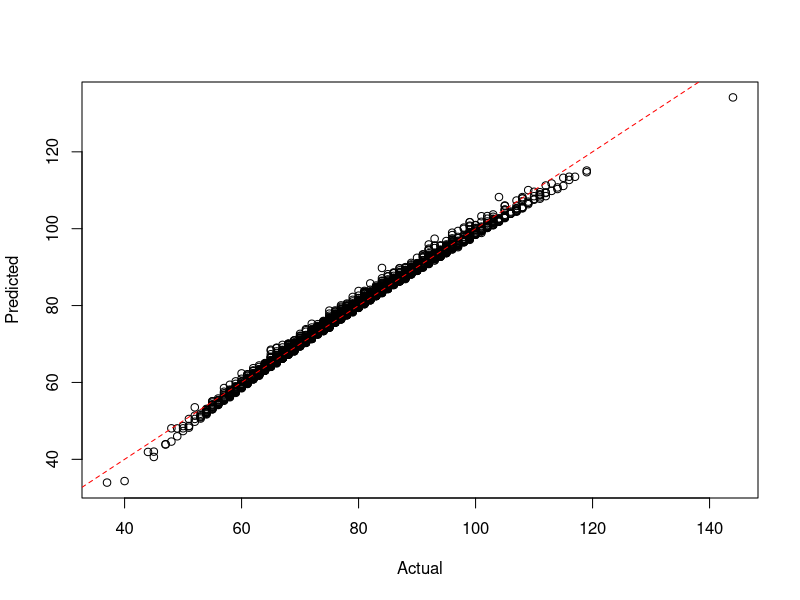

Write the R code that produced this figure.
setwd("c:/github/doerodney/NCAAB-D1M-2015-2016")

df = read.csv("dataframe.csv", header=TRUE)

summary(df)

# margin of victory
# df$mov = df$win_points_scored - df$loss_points_scored

model = lm(win_points_scored ~
	win_conference + 
	win_possessions + 
	win_offensive_rating + 
	win_defensive_rating + 
	win_personal_fouls + 
	loss_conference + 
	loss_possessions + 
	loss_offensive_rating + 
	loss_defensive_rating + 
	loss_defensive_rebounds + 
	loss_steals + 
	loss_blocked_shots + 
	loss_personal_fouls,
	data=df)

# remove low contributors
plotFit <- function(yObserved, yFitted, intercept=0) {
  plot(yObserved, yFitted, xlab="Actual", ylab="Predicted")
  abline(intercept, 1, lty=2, col=rgb(1,0,0))
}

plotFit(df$win_points_scored, fitted(model))


getGamePossessionRange <- function(df, teamName, opponentName) {
    teamPossessions <- getPossessions(df, teamName)
    opponentPossessions <- getPossessions(df, opponentName)
    
    possessions <- sort(c(teamPossessions, opponentPossessions))
    
    possessionRange <- seq(min(possessions), max(possessions))
    
    return(possessionRange)
}  


getPossessions <- function(df, teamName) {
    df <- as.data.frame(df)
    Possessions <- c(df$win_possessions[which(df$win_team == teamName)],
                     df$loss_possessions[which(df$loss_team == teamName)])
    return(Possessions)
}


getOffensiveRatings <- function(df, teamName) {
    df <- as.data.frame(df)
    OffensiveRatings <- c(df$win_offensive_rating[which(df$win_team == teamName)],
                          df$loss_offensive_rating[which(df$loss_team == teamName)])
    return(OffensiveRatings)
}


getDefensiveRatings <- function(df, teamName) {
    df <- as.data.frame(df)
    DefensiveRatings <- c(df$win_defensive_rating[which(df$win_team == teamName)],
                          df$loss_defensive_rating[which(df$loss_team == teamName)])
    return(DefensiveRatings)
}


getDefensiveRebounds <- function(df, teamName) {
    df <- as.data.frame(df)
    DefensiveRebounds <- c(df$win_defensive_rebounds[which(df$win_team == teamName)],
                              df$loss_defensive_rebounds[which(df$loss_team == teamName)])
    return(DefensiveRebounds)
}


getPersonalFouls <- function(df, teamName) {
    df <- as.data.frame(df)
    PersonalFouls <- c(df$win_personal_fouls[which(df$win_team == teamName)],
                       df$loss_personal_fouls[which(df$loss_team == teamName)])
    return(PersonalFouls)
}


getSteals <- function(df, teamName) {
    df <- as.data.frame(df)
    Steals <- c(df$win_steals[which(df$win_team == teamName)],
                df$loss_steals[which(df$loss_team == teamName)])
    return(Steals)
}


getBlockedShots <- function(df, teamName) {
    df <- as.data.frame(df)
    BlockedShots <- c(df$win_blocked_shots[which(df$win_team == teamName)],
                      df$loss_blocked_shots[which(df$loss_team == teamName)])
    return(BlockedShots)
}


getTeamConference <- function(df, teamName) {
    df <- as.data.frame(df)
  
    TeamConferences = df$win_conference[which(df$win_team == teamName)]
    if (length(TeamConferences) == 0) {
        TeamConferences = df$loss_conference[which(df$loss_team == teamName)]
    }
    return(as.character(TeamConferences[1]))
}


predictWinner <- function(teamName, opponentName, df, model, nScenarios=10000)
{
  gamePossessionRange = getGamePossessionRange(df, teamName, opponentName)    
    
  teamConference = getTeamConference(df, teamName)
  teamOffensiveRatings = getOffensiveRatings(df, teamName)
  teamDefensiveRatings = getDefensiveRatings(df, teamName)
  teamDefensiveRebounds  = getDefensiveRebounds(df, teamName)
  teamSteals = getSteals(df, teamName)
  teamPersonalFouls = getPersonalFouls(df, teamName)
  teamBlockedShots = getBlockedShots(df, teamName)
  
  opponentConference = getTeamConference(df, opponentName)
  opponentOffensiveRatings = getOffensiveRatings(df, opponentName)
  opponentDefensiveRatings = getDefensiveRatings(df, opponentName)
  opponentDefensiveRebounds  = getDefensiveRebounds(df, opponentName)
  opponentSteals = getSteals(df, opponentName)
  opponentPersonalFouls = getPersonalFouls(df, opponentName)
  opponentBlockedShots = getBlockedShots(df, opponentName)
  
  game_possessions = sample(gamePossessionRange, nScenarios, replace=TRUE)
  
  # Simulate data between the 10th and 90th quantile.
  minQuantile = 0.1
  maxQuantile = 0.9
  
  win_conference = rep(teamConference, nScenarios)
  win_possessions = game_possessions
  
  filtered = quantile(teamOffensiveRatings, c(minQuantile, maxQuantile))
  win_offensive_rating = runif(nScenarios, filtered[[1]], filtered[[2]])
  
  filtered = quantile(teamDefensiveRatings, c(minQuantile, maxQuantile))
  win_defensive_rating = runif(nScenarios, filtered[[1]], filtered[[2]])
  
  win_personal_fouls = sample(min(teamPersonalFouls):max(teamPersonalFouls), nScenarios, replace=TRUE)
  loss_conference = rep(opponentConference, nScenarios)
  loss_possessions = game_possessions
  
  filtered = quantile(opponentOffensiveRatings, c(minQuantile, maxQuantile))
  loss_offensive_rating = runif(nScenarios, filtered[[1]], filtered[[2]])
  
  filtered = quantile(opponentDefensiveRatings, c(minQuantile, maxQuantile))
  loss_defensive_rating = runif(nScenarios, filtered[[1]], filtered[[2]])
  loss_defensive_rebounds = runif(nScenarios, min(opponentDefensiveRebounds), max(opponentDefensiveRebounds))
  loss_steals = sample(min(opponentSteals):max(opponentSteals), nScenarios, replace=TRUE)
  loss_blocked_shots = sample(min(opponentBlockedShots):max(opponentBlockedShots), nScenarios, replace=TRUE)
  
  loss_personal_fouls = sample(min(opponentPersonalFouls):max(opponentPersonalFouls), nScenarios, replace=TRUE)
  
  # Create data frame for team score prediction.
  dfpt = cbind.data.frame(
    win_conference,
    win_possessions,
    win_offensive_rating,
    win_defensive_rating,
    win_personal_fouls,
    loss_conference,
    loss_possessions,
    loss_offensive_rating,
    loss_defensive_rating,
    loss_defensive_rebounds,
    loss_steals,
    loss_blocked_shots,
    loss_personal_fouls
  )
  
  teamPointsScored = round(predict(model, dfpt))
  
  # Create data frame for opponent score prediction.
  # Switch conferences
  x = loss_conference
  loss_conference = win_conference
  win_conference = x
  
  # Switch possessions
  x = loss_possessions
  loss_possessions = win_possessions
  win_possessions = x
  
  # Switch offensive ratings
  x = loss_offensive_rating
  loss_offensive_rating = win_offensive_rating
  win_offensive_rating = x
  
  # Switch defensive ratings
  x = loss_defensive_rating
  loss_defensive_rating = win_defensive_rating
  win_defensive_rating= x
  
  win_personal_fouls = sample(min(opponentPersonalFouls):max(opponentPersonalFouls), nScenarios, replace=TRUE)
  
  loss_defensive_rebounds = runif(nScenarios, min(teamDefensiveRebounds), max(teamDefensiveRebounds))
  loss_steals = sample(min(teamSteals):max(teamSteals), nScenarios, replace=TRUE)
  loss_blocked_shots = sample(min(teamBlockedShots):max(teamBlockedShots), nScenarios, replace=TRUE)
  loss_personal_fouls = sample(min(teamPersonalFouls):max(teamPersonalFouls), nScenarios, replace=TRUE)
  
  dfpo = cbind.data.frame(
    win_conference,
    win_possessions,
    win_offensive_rating,
    win_defensive_rating,
    win_personal_fouls,
    loss_conference,
    loss_possessions,
    loss_offensive_rating,
    loss_defensive_rating,
    loss_defensive_rebounds,
    loss_steals,
    loss_blocked_shots,
    loss_personal_fouls
  )
  
  # Predict opponent points scored.
  opponentPointsScored = round(predict(model, dfpo))
  
  # Make a dataframe of points scored.  Not sure why...
  pointsScored = cbind.data.frame(teamPointsScored, opponentPointsScored)
  
  # Produce/report a result message.
  teamWins = pointsScored$teamPointsScored > pointsScored$opponentPointsScored
  msg = sprintf("%d scenarios of %s versus %s:\n", nScenarios, teamName, opponentName)
  cat(msg)
  nTeamWins = length(which(teamWins == TRUE))
  nOpponentWins = nScenarios - nTeamWins
  margin = numeric(nScenarios)
  xlabel = ''
  ylabel = ''
  x = seq(1:nScenarios)
  win_team_name = ''
  scenarios_won = 0
  if (nTeamWins > nOpponentWins) {
    margin = sort(pointsScored$teamPointsScored - pointsScored$opponentPointsScored)
    
    win_team_name = teamName
    scenarios_won = nTeamWins
  } else {
    margin = sort(pointsScored$opponentPointsScored - pointsScored$teamPointsScored)
    win_team_name = opponentName
    scenarios_won = nOpponentWins
  }
  
  margin.min = min(margin)
  margin.max = max(margin)
  margin.mean = mean(margin)
  margin.sd = sd(margin)
  xlabel = sprintf("%s wins %d scenarios with a mean margin of %4.1f, sd = %5.2f.\n", win_team_name, scenarios_won, margin.mean, margin.sd)
  
  x = seq(margin.min, margin.max, length=1000)
  y = dnorm(x, mean=margin.mean, sd=margin.sd)
  plot(x, y, main=msg, xlab=xlabel, ylab=ylabel, type="l")
  
  abline(v=(mean(margin)))

  cat(xlabel)
  cat("\n")
  
  return(win_team_name)
}
# Run to here...

rpi_top_16 = c(
    'kansas-jayhawks', 
    'villanova-wildcats',
    'virginia-cavaliers',
    'oregon-ducks',
    'xavier-musketeers',
    'oklahoma-sooners',
    'miami-fl-hurricanes',
    'utah-runnin-utes',
    'north-carolina-tar-heels',
    'maryland-terrapins',
    'west-virginia-mountaineers',
    'duke-blue-devils',
    #'smu-mustangs',
    'michigan-state-spartans',
    'california-golden-bears',
    'kentucky-wildcats',
    # 'louisville-cardinals',
    'purdue-boilermakers'
)

east_team_list = c(
    'villanova-wildcats',
    'miami-fl-hurricanes',
    'west-virginia-mountaineers',
    'purdue-boilermakers',
    
    'baylor-bears',
    'iowa-hawkeyes',
    'south-carolina-gamecocks',
    'saint-josephs-hawks',
    
    'wisconsin-badgers',
    'butler-bulldogs',
    'monmouth-hawks',
    'little-rock-trojans',
    
    'stony-brook-seawolves',
    'akron-zips',
    'belmont-bruins',
    'north-florida-ospreys' 
)

# RPI = (WP * 0.25) + (OWP * 0.50) + (OOWP * 0.25)

predictBracketWinner<-function(team_list, df, model, nScenarios=10000)
{
  winner = ''
  
  # Preallocate vectors for subsequent rounds.
  quarter_finalist = character(8)
  semi_finalist = character(4)
  finalist = character(2)
  
  if (length(team_list == 16)) {
    cat("\n")
    cat("Round of 16:\n")
    quarter_finalist[1] = predictWinner(team_list[1], team_list[16], df, model, nScenarios) 
    quarter_finalist[2] = predictWinner(team_list[8], team_list[9], df, model, nScenarios)
    quarter_finalist[3] = predictWinner(team_list[5], team_list[12], df, model, nScenarios)
    quarter_finalist[4] = predictWinner(team_list[4], team_list[13], df, model, nScenarios)
    quarter_finalist[5] = predictWinner(team_list[6], team_list[11], df, model, nScenarios)
    quarter_finalist[6] = predictWinner(team_list[3], team_list[14], df, model, nScenarios)
    quarter_finalist[7] = predictWinner(team_list[7], team_list[10], df, model, nScenarios)
    quarter_finalist[8] = predictWinner(team_list[2], team_list[15], df, model, nScenarios)
    
    cat("\n")
    cat("Quarter-finals:\n")
    semi_finalist[1] = predictWinner(quarter_finalist[1], quarter_finalist[2], df, model, nScenarios)
    semi_finalist[2] = predictWinner(quarter_finalist[3], quarter_finalist[4], df, model, nScenarios)
    semi_finalist[3] = predictWinner(quarter_finalist[5], quarter_finalist[6], df, model, nScenarios)
    semi_finalist[4] = predictWinner(quarter_finalist[7], quarter_finalist[8], df, model, nScenarios)
    
    cat("\n")
    cat("Semi-finals:\n")
    finalist[1] = predictWinner(semi_finalist[1], semi_finalist[2], df, model, nScenarios)
    finalist[2] = predictWinner(semi_finalist[3], semi_finalist[4], df, model, nScenarios)
    
    cat("\n")
    cat("Final:\n")
    winner = predictWinner(finalist[1], finalist[2], df, model, nScenarios)
  }
  else {
    winner = sprintf("The team list needs 16 teams.  The supplied list has %d.", length(team_list))
  }
  
  return(winner)
}  


get_east_teams<-function()
{  
  teams = c('villanova-wildcats', 'virginia-cavaliers', 
  'oklahoma-sooners', 'louisville-cardinals',
  'uni-panthers', 'providence-friars',
  'michigan-state-spartans', 'north-carolina-state-wolfpack',
  'lsu-tigers', 'georgia-bulldogs', 
  'dayton-flyers', 'wyoming-cowboys', 
  'uc-irvine-anteaters', 'albany-great-danes', 
  'belmont-bruins', 'lafayette-leopards') 
  
  return(teams)
}  
 
 
get_midwest_teams<-function()
{
  teams = c('kentucky-wildcats', 'kansas-jayhawks', 
  'notre-dame-fighting-irish', 'maryland-terrapins', 
  'west-virginia-mountaineers','butler-bulldogs',  
  'wichita-state-shockers',  'cincinnati-bearcats', 
  'purdue-boilermakers', 'indiana-hoosiers', 
  'texas-longhorns', 'buffalo-bulls', 
  'valparaiso-crusaders', 'northeastern-huskies',
  'new-mexico-state-aggies', 'hampton-pirates')
  
  return(teams)
}


get_south_teams<-function()
{
  teams = c('duke-blue-devils','gonzaga-bulldogs',
  'iowa-state-cyclones', 'georgetown-hoyas',
  'utah-runnin-utes', 'smu-mustangs',
  'iowa-hawkeyes', 'san-diego-state-aztecs',
  'st-johns-red-storm', 'davidson-wildcats',
  'ucla-bruins', 'stephen-f-austin-lumberjacks',
  'eastern-washington-eagles', 'uab-blazers',
  'north-dakota-state-bison', 'robert-morris-colonials')
  
   return(teams)
}


get_west_teams<-function()
{
  teams = c('wisconsin-badgers', 'arizona-wildcats', 
  'baylor-bears', 'north-carolina-tar-heels', 
  'arkansas-razorbacks', 'xavier-musketeers',
  'vcu-rams', 'oregon-ducks',
  'oklahoma-state-cowboys', 'ohio-state-buckeyes',
  'ole-miss-rebels', 'wofford-terriers',
  'harvard-crimson', 'georgia-state-panthers',
  'texas-southern-tigers', 'coastal-carolina-chanticleers')
  
  return(teams)
}


predictTournamentWinner<-function(df, model)
{
	semifinalists = character(4)
	# East
	cat("\n")
    cat("East Bracket Championship:\n")
	teams = get_east_teams()
	semifinalists[1] = predictBracketWinner(teams, df, model)
	
	# Midwest
	cat("\n")
    cat("Midwest Bracket Championship:\n")
	teams = get_midwest_teams()
	semifinalists[2] = predictBracketWinner(teams, df, model)
	
	# West
	cat("\n")
    cat("West Bracket Championship:\n")
	teams = get_west_teams()
	semifinalists[3] = predictBracketWinner(teams, df, model)
	
	# South
	cat("\n")
    cat("South Bracket Championship:\n")
	teams = get_south_teams()
	semifinalists[4] = predictBracketWinner(teams, df, model)
	
	cat("\n")
    cat("Final Four:\n")
	finalists = character(2)
	finalists[1] = predictWinner(semifinalists[1], semifinalists[4], df, model)
	finalists[2] = predictWinner(semifinalists[2], semifinalists[3], df, model)
	cat("\n")
  
  cat("Final Two:\n")
  champion = predictWinner( finalists[1], finalists[2], df, model)
    
}

#---Run from top down to here.--------------------------------




getHomeAwayMarginOfVictory<- function( team_name, df) {
    # Determine indexes that involve team.
	win_index = which(df$win_team == team_name)
	loss_index = which(df$loss_team == team_name)
	
	# What were the win and loss margins?
	win_margin = df$win_points_scored[win_index] - df$loss_points[win_index]
	loss_margin = df$loss_points[loss_index] - df$win_points_scored[loss_index]
	
	# What courts were used?
	win_loss = c('home', 'away')
	win_court = ifelse(df$win_court[win_index] == win_loss[1], win_loss[1], win_loss[2])
	loss_court = ifelse(df$win_court[loss_index] == 'home', win_loss[2], win_loss[1])

	margin = c(win_margin, loss_margin)
	court = c(win_court, loss_court)
	court = as.factor(court)
	df_team = data.frame(margin, court)
	
	return(df_team)
}

getHomeCourtAdvantage <- function( team_name, df) {
	df_team = getHomeAwayMarginOfVictory(team_name, df)
	mdl = aov(margin ~ court, data=df_team)
	
	x = summary.lm(mdl)
	
	home_court_advantage = x$coefficients[1,1] + x$coefficients[2,1]
	probability = x$coefficients[2,4]
	
	alist = list('home_court_advantage'=home_court_advantage,
		'probability'=probability)
		
	return(alist)
}

plotHomeCourtAdvantage <- function( team_name, df) {
	df_team = getHomeAwayMarginOfVictory(team_name, df)
	alist = getHomeCourtAdvantage(team_name, df)
	home_court_advantage = alist$home_court_advantage
	probability = alist$probability
	
	significance = ifelse(probability < 0.05, 'significant', 'not significant')
	
	grand_mean = mean(df_team$margin)
	mean_margin_by_court = tapply(df_team$margin, df_team$court, mean)
	home_mean = mean_margin_by_court['home']
	away_mean = mean_margin_by_court['away']
	title = sprintf("Margin of victory against D1 opponents: %s", team_name)
	# x axis values are just an index.
	x = seq(1, length(df_team$margin))
	
	# Initially plot blanks just to initialize.
	ylabel = sprintf("Home court advantage: %2.0f (%s)", home_court_advantage, significance)
	plot(x, df_team$margin[x], main=title, xlab='game', ylab=ylabel, type='n')
	legend("topright", legend=c('home', 'away'), col=c('green', 'red'), pch=c(17,25))
	
	# Plot the mean lines.
	abline(h=0)
	abline(h=grand_mean)
	abline(h=home_mean, col='green')
	abline(h=away_mean, col='red')
	
	# Get indexes for home and away courts.
	home_index = which(df_team$court == 'home')
	away_index = which(df_team$court == 'away')
	
	# Plot points for home and away indexes.
	points(home_index, df_team$margin[home_index], col='green', pch=17)
	points(away_index, df_team$margin[away_index], col='red', pch=25)
}


plotOffensiveRating <- function( team_name, other_team_name, df) {
	# Get the offensive rating for each team in both win and loss results.
	# Get the relevant rows from the dataframe argument.
	
	# Create a subset dataframe.					  
	dfprime = subset(df, 
		select=c(win_team, win_offensive_rating, loss_team, loss_offensive_rating),
		subset=(win_team == team_name | loss_team == team_name |
		        win_team == other_team_name | loss_team == other_team_name))
	
	# Create labels for the legend.
	team_win_label = sprintf("%s win", team_name)
	team_loss_label = sprintf("%s loss", team_name)
	other_team_win_label = sprintf("%s win", other_team_name)
	other_team_loss_label = sprintf("%s loss", other_team_name)
	title_label = sprintf("Offensive ratings of %s and %s", team_name, other_team_name)
	
	# Plot points for team win and loss indexes.
	team_win_rows = which(dfprime$win_team == team_name)
	team_loss_rows = which(dfprime$loss_team == team_name)
	other_win_rows = which(dfprime$win_team == other_team_name)
	other_loss_rows = which(dfprime$loss_team == other_team_name)
	
	# Create initial plot data.
	x = c(team_win_rows, team_loss_rows, other_win_rows, other_loss_rows) 
	offensive_rating_list = c(
		dfprime$win_offensive_rating[team_win_rows],
		dfprime$loss_offensive_rating[team_loss_rows],
		dfprime$win_offensive_rating[other_win_rows],
		dfprime$loss_offensive_rating[other_loss_rows] )
	
	# Initially plot blanks just to initialize the graph.
	plot(x, offensive_rating_list, main=title_label, xlab='', ylab='offensive_rating', type='n')
	legend("topright", 
			legend=c(team_win_label, team_loss_label, 
			         other_team_win_label, other_team_loss_label), 
			col=c('green', 'red', 'blue', 'orange'), 
			pch=c(2, 6, 3, 4))
	
	points(team_win_rows, dfprime$win_offensive_rating[team_win_rows], col='green', pch=2)
	points(team_loss_rows, dfprime$loss_offensive_rating[team_loss_rows], col='red', pch=6)
	points(other_win_rows, dfprime$win_offensive_rating[other_win_rows], col='blue', pch=3)
	points(other_loss_rows, dfprime$loss_offensive_rating[other_loss_rows], col='red', pch=4)
}

plotDefensiveRating <- function( team_name, other_team_name, df) {
	# Get the defensive rating for each team in both win and loss results.
	# Get the relevant rows from the dataframe argument.
	# Create a subset dataframe.					  
	dfprime = subset(df, 
		select=c(win_team, win_defensive_rating, loss_team, loss_defensive_rating),
		subset=(win_team == team_name | loss_team == team_name |
		        win_team == other_team_name | loss_team == other_team_name))
	
	# Create labels for the legend.
	team_win_label = sprintf("%s win", team_name)
	team_loss_label = sprintf("%s loss", team_name)
	other_team_win_label = sprintf("%s win", other_team_name)
	other_team_loss_label = sprintf("%s loss", other_team_name)
	title_label = sprintf("Defensive ratings of %s and %s", team_name, other_team_name)
	
	# Plot points for team win and loss indexes.
	team_win_rows = which(dfprime$win_team == team_name)
	team_loss_rows = which(dfprime$loss_team == team_name)
	other_win_rows = which(dfprime$win_team == other_team_name)
	other_loss_rows = which(dfprime$loss_team == other_team_name)
	
	# Create initial plot data.
	x = c(team_win_rows, team_loss_rows, other_win_rows, other_loss_rows) 
	defensive_rating_list = c(
		dfprime$win_defensive_rating[team_win_rows],
		dfprime$loss_defensive_rating[team_loss_rows],
		dfprime$win_defensive_rating[other_win_rows],
		dfprime$loss_defensive_rating[other_loss_rows] )
	
	# Initially plot blanks just to initialize the graph.
	plot(x, defensive_rating_list, main=title_label, xlab='', ylab='defensive_rating', type='n')
	legend("topright", 
			legend=c(team_win_label, team_loss_label, 
			         other_team_win_label, other_team_loss_label), 
			col=c('green', 'red', 'blue', 'orange'), 
			pch=c(2, 6, 3, 4))
	
	points(team_win_rows, dfprime$win_defensive_rating[team_win_rows], col='green', pch=2)
	points(team_loss_rows, dfprime$loss_defensive_rating[team_loss_rows], col='red', pch=6)
	points(other_win_rows, dfprime$win_defensive_rating[other_win_rows], col='blue', pch=3)
	points(other_loss_rows, dfprime$loss_defensive_rating[other_loss_rows], col='red', pch=4)
}


# Bracket couples:
# 1-16
# 8-9
# 5-12
# 4-13
# 6-11
# 3-14
# 7-10
# 2-15



test_predictions<-function(game_date, data_date, df) 
{
   dfprime = df[which(df$date <= data_date), ]
   mprime = lm(win_points_scored ~
                 win_conference + 
                 win_possessions + 
                 win_offensive_rating + 
                 win_defensive_rating + 
                 win_personal_fouls + 
                 loss_conference + 
                 loss_possessions + 
                 loss_offensive_rating + 
                 loss_defensive_rating + 
                 loss_defensive_rebounds + 
                 loss_steals + 
                 loss_blocked_shots + 
                 loss_personal_fouls,
                 data=dfprime)
   win_team_list = df$win_team[which(df$date == game_date)]
   loss_team_list = df$loss_team[which(df$date == game_date)]
   
   game_count = length(win_team_list)
   
   correct_count = 0
   for (i in 1:game_count) {
     win_team = as.character(win_team_list[i])
     loss_team = as.character(loss_team_list[i])
     predicted_win_team = predictWinner(win_team, loss_team, dfprime, mprime)
     if (predicted_win_team == win_team) {
       correct_count = correct_count + 1
     }
   }
   
   sprintf("%d correct out of %d for %d using data from %d.", 
           correct_count, game_count, game_date, data_date)
}
